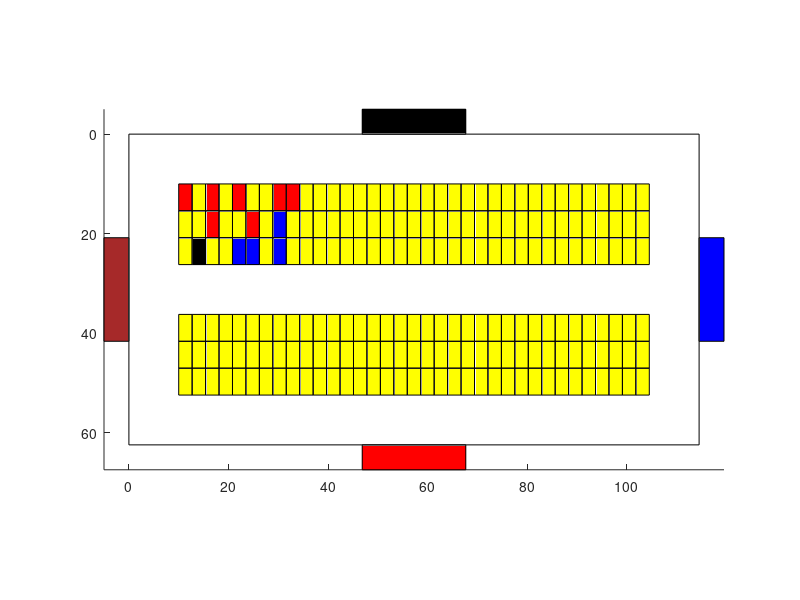

This figure's MATLAB source:
clf;
axis equal;
for i = 0: 34
    for j = 0: 2
      if(((j == 0) && (i == 0 || i == 2 || i == 4 || i == 7 || i == 8))
          || ((j == 1) && (i == 2 || i == 5))
        )
          rectangle("Position", [10 + i*2.7, 10 + j*5.4, 2.7, 5.4], 
              "Facecolor", [1, 0, 0]);
      elseif((j == 2) && (i == 1))
          rectangle("Position", [10 + i*2.7, 10 + j*5.4, 2.7, 5.4], 
              "Facecolor", [0, 0, 0]);
      elseif(((j == 2) && (i == 4 || i == 5 || i == 7))
              || (j == 1 && i == 7)
            )
          rectangle("Position", [10 + i*2.7, 10 + j*5.4, 2.7, 5.4], 
              "Facecolor", [0, 0, 1]);
      else
          rectangle("Position", [10 + i*2.7, 10 + j*5.4, 2.7, 5.4],
              "Facecolor", [1, 1, 0]);
      endif;
    endfor;
endfor;

for i = 0: 34
    for j = 0: 2
       rectangle("Position", [10 + i*2.7, 20 + (j + 3)*5.4, 2.7, 5.4],
              "Facecolor", [1, 1, 0]);
    endfor;
endfor;

rectangle("Position", [0, 0, 10 + 2.7*35 + 10, 10 + 5.4*3 + 10 + 5.4*3 + 10 ]);
                      %boundary

rectangle("Position", [10 + 2.7*17.5 - 10.4, -5, 20.8, 5 ], 
                        "Facecolor", [0, 0, 0]);%Gate 1
rectangle("Position", [10 + 2.7*35 + 10, 20.8, 5, 20.8 ], 
                        "Facecolor", [0, 0, 1]);%Gate 2
rectangle("Position", [10 + 2.7*17.5 - 10.4, 10 + 5.4*3 + 10 + 5.4*3 + 10, 20.8, 5 ], 
                        "Facecolor", [1, 0, 0]);%Gate 3                        
rectangle("Position", [-5, 20.8, 5, 20.8 ], "Facecolor", 
                          [0.65, 0.16, 0.16]);%Gate 4
                        
axis([-5 inf -5 inf]);%expand minimum of X, Y
view(0, -90);
